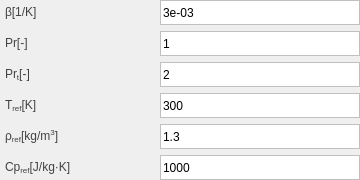
            <widget class="QWidget" name="widget" native="true">
             <layout class="QGridLayout" name="gridLayout">
              <property name="leftMargin">
               <number>0</number>
              </property>
              <property name="topMargin">
               <number>0</number>
              </property>
              <property name="rightMargin">
               <number>0</number>
              </property>
              <property name="bottomMargin">
               <number>0</number>
              </property>
              <item row="0" column="0">
               <layout class="QVBoxLayout" name="verticalLayout">
                <item>
                 <layout class="QHBoxLayout" name="horizontalLayout_6">
                  <property name="spacing">
                   <number>0</number>
                  </property>
                  <item>
                   <widget class="QLabel" name="label_6">
                    <property name="minimumSize">
                     <size>
                      <width>120</width>
                      <height>25</height>
                     </size>
                    </property>
                    <property name="maximumSize">
                     <size>
                      <width>120</width>
                      <height>25</height>
                     </size>
                    </property>
                    <property name="styleSheet">
                     <string notr="true">QLabel {
    font-family: 'Arial'; /* 字体 */
    font-size: 9pt;       /* 字体大小 */
    color: rgb(66, 66, 66);  
    padding: 2px; 
}</string>
                    </property>
                    <property name="text">
                     <string>&lt;html&gt;&lt;head/&gt;&lt;body&gt;&lt;p&gt;β[1/K]&lt;/p&gt;&lt;/body&gt;&lt;/html&gt;</string>
                    </property>
                   </widget>
                  </item>
                  <item>
                   <spacer name="horizontalSpacer_6">
                    <property name="orientation">
                     <enum>Qt::Horizontal</enum>
                    </property>
                    <property name="sizeHint" stdset="0">
                     <size>
                      <width>40</width>
                      <height>20</height>
                     </size>
                    </property>
                   </spacer>
                  </item>
                  <item>
                   <widget class="QLineEdit" name="lineEdit_2">
                    <property name="minimumSize">
                     <size>
                      <width>200</width>
                      <height>25</height>
                     </size>
                    </property>
                    <property name="maximumSize">
                     <size>
                      <width>200</width>
                      <height>25</height>
                     </size>
                    </property>
                    <property name="styleSheet">
                     <string notr="true">QLineEdit {
    border: 1px solid rgb(192, 192, 192); /* 默认边框颜色 */
}
QLineEdit:focus {
    border: 1px solid rgb(50, 170, 233); /* 焦点时的边框颜色 */
    outline: none;                       /* 移除默认虚线框 */
}</string>
                    </property>
                    <property name="text">
                     <string>3e-03</string>
                    </property>
                   </widget>
                  </item>
                 </layout>
                </item>
                <item>
                 <layout class="QHBoxLayout" name="horizontalLayout_7">
                  <property name="spacing">
                   <number>0</number>
                  </property>
                  <item>
                   <widget class="QLabel" name="label_7">
                    <property name="minimumSize">
                     <size>
                      <width>120</width>
                      <height>25</height>
                     </size>
                    </property>
                    <property name="maximumSize">
                     <size>
                      <width>120</width>
                      <height>25</height>
                     </size>
                    </property>
                    <property name="styleSheet">
                     <string notr="true">QLabel {
    font-family: 'Arial'; /* 字体 */
    font-size: 9pt;       /* 字体大小 */
    color: rgb(66, 66, 66);  
    padding: 2px; 
}</string>
                    </property>
                    <property name="text">
                     <string>&lt;html&gt;&lt;head/&gt;&lt;body&gt;&lt;p&gt;Pr[-]&lt;/p&gt;&lt;/body&gt;&lt;/html&gt;</string>
                    </property>
                   </widget>
                  </item>
                  <item>
                   <spacer name="horizontalSpacer_7">
                    <property name="orientation">
                     <enum>Qt::Horizontal</enum>
                    </property>
                    <property name="sizeHint" stdset="0">
                     <size>
                      <width>40</width>
                      <height>20</height>
                     </size>
                    </property>
                   </spacer>
                  </item>
                  <item>
                   <widget class="QLineEdit" name="lineEdit_3">
                    <property name="minimumSize">
                     <size>
                      <width>200</width>
                      <height>25</height>
                     </size>
                    </property>
                    <property name="maximumSize">
                     <size>
                      <width>200</width>
                      <height>25</height>
                     </size>
                    </property>
                    <property name="styleSheet">
                     <string notr="true">QLineEdit {
    border: 1px solid rgb(192, 192, 192); /* 默认边框颜色 */
}
QLineEdit:focus {
    border: 1px solid rgb(50, 170, 233); /* 焦点时的边框颜色 */
    outline: none;                       /* 移除默认虚线框 */
}</string>
                    </property>
                    <property name="text">
                     <string>1</string>
                    </property>
                   </widget>
                  </item>
                 </layout>
                </item>
                <item>
                 <layout class="QHBoxLayout" name="horizontalLayout_8">
                  <property name="spacing">
                   <number>0</number>
                  </property>
                  <item>
                   <widget class="QLabel" name="label_8">
                    <property name="minimumSize">
                     <size>
                      <width>120</width>
                      <height>25</height>
                     </size>
                    </property>
                    <property name="maximumSize">
                     <size>
                      <width>120</width>
                      <height>25</height>
                     </size>
                    </property>
                    <property name="styleSheet">
                     <string notr="true">QLabel {
    font-family: 'Arial'; /* 字体 */
    font-size: 9pt;       /* 字体大小 */
    color: rgb(66, 66, 66);  
    padding: 2px; 
}</string>
                    </property>
                    <property name="text">
                     <string>&lt;html&gt;&lt;head/&gt;&lt;body&gt;&lt;p&gt;Pr&lt;span style=&quot; vertical-align:sub;&quot;&gt;t&lt;/span&gt;[-]&lt;/p&gt;&lt;/body&gt;&lt;/html&gt;</string>
                    </property>
                   </widget>
                  </item>
                  <item>
                   <spacer name="horizontalSpacer_8">
                    <property name="orientation">
                     <enum>Qt::Horizontal</enum>
                    </property>
                    <property name="sizeHint" stdset="0">
                     <size>
                      <width>40</width>
                      <height>20</height>
                     </size>
                    </property>
                   </spacer>
                  </item>
                  <item>
                   <widget class="QLineEdit" name="lineEdit_4">
                    <property name="minimumSize">
                     <size>
                      <width>200</width>
                      <height>25</height>
                     </size>
                    </property>
                    <property name="maximumSize">
                     <size>
                      <width>200</width>
                      <height>25</height>
                     </size>
                    </property>
                    <property name="styleSheet">
                     <string notr="true">QLineEdit {
    border: 1px solid rgb(192, 192, 192); /* 默认边框颜色 */
}
QLineEdit:focus {
    border: 1px solid rgb(50, 170, 233); /* 焦点时的边框颜色 */
    outline: none;                       /* 移除默认虚线框 */
}</string>
                    </property>
                    <property name="text">
                     <string>2</string>
                    </property>
                   </widget>
                  </item>
                 </layout>
                </item>
                <item>
                 <layout class="QHBoxLayout" name="horizontalLayout_9">
                  <property name="spacing">
                   <number>0</number>
                  </property>
                  <item>
                   <widget class="QLabel" name="label_9">
                    <property name="minimumSize">
                     <size>
                      <width>120</width>
                      <height>25</height>
                     </size>
                    </property>
                    <property name="maximumSize">
                     <size>
                      <width>120</width>
                      <height>25</height>
                     </size>
                    </property>
                    <property name="styleSheet">
                     <string notr="true">QLabel {
    font-family: 'Arial'; /* 字体 */
    font-size: 9pt;       /* 字体大小 */
    color: rgb(66, 66, 66);  
    padding: 2px; 
}</string>
                    </property>
                    <property name="text">
                     <string>&lt;html&gt;&lt;head/&gt;&lt;body&gt;&lt;p&gt;T&lt;span style=&quot; vertical-align:sub;&quot;&gt;ref&lt;/span&gt;[K]&lt;/p&gt;&lt;/body&gt;&lt;/html&gt;</string>
                    </property>
                   </widget>
                  </item>
                  <item>
                   <spacer name="horizontalSpacer_9">
                    <property name="orientation">
                     <enum>Qt::Horizontal</enum>
                    </property>
                    <property name="sizeHint" stdset="0">
                     <size>
                      <width>40</width>
                      <height>20</height>
                     </size>
                    </property>
                   </spacer>
                  </item>
                  <item>
                   <widget class="QLineEdit" name="lineEdit_5">
                    <property name="minimumSize">
                     <size>
                      <width>200</width>
                      <height>25</height>
                     </size>
                    </property>
                    <property name="maximumSize">
                     <size>
                      <width>200</width>
                      <height>25</height>
                     </size>
                    </property>
                    <property name="styleSheet">
                     <string notr="true">QLineEdit {
    border: 1px solid rgb(192, 192, 192); /* 默认边框颜色 */
}
QLineEdit:focus {
    border: 1px solid rgb(50, 170, 233); /* 焦点时的边框颜色 */
    outline: none;                       /* 移除默认虚线框 */
}</string>
                    </property>
                    <property name="text">
                     <string>300</string>
                    </property>
                   </widget>
                  </item>
                 </layout>
                </item>
                <item>
                 <layout class="QHBoxLayout" name="horizontalLayout_10">
                  <property name="spacing">
                   <number>0</number>
                  </property>
                  <item>
                   <widget class="QLabel" name="label_10">
                    <property name="minimumSize">
                     <size>
                      <width>120</width>
                      <height>25</height>
                     </size>
                    </property>
                    <property name="maximumSize">
                     <size>
                      <width>120</width>
                      <height>25</height>
                     </size>
                    </property>
                    <property name="styleSheet">
                     <string notr="true">QLabel {
    font-family: 'Arial'; /* 字体 */
    font-size: 9pt;       /* 字体大小 */
    color: rgb(66, 66, 66);  
    padding: 2px; 
}</string>
                    </property>
                    <property name="text">
                     <string>&lt;html&gt;&lt;head/&gt;&lt;body&gt;&lt;p&gt;ρ&lt;span style=&quot; vertical-align:sub;&quot;&gt;ref&lt;/span&gt;[kg/m&lt;span style=&quot; vertical-align:super;&quot;&gt;3&lt;/span&gt;]&lt;/p&gt;&lt;/body&gt;&lt;/html&gt;</string>
                    </property>
                   </widget>
                  </item>
                  <item>
                   <spacer name="horizontalSpacer_10">
                    <property name="orientation">
                     <enum>Qt::Horizontal</enum>
                    </property>
                    <property name="sizeHint" stdset="0">
                     <size>
                      <width>40</width>
                      <height>20</height>
                     </size>
                    </property>
                   </spacer>
                  </item>
                  <item>
                   <widget class="QLineEdit" name="lineEdit_6">
                    <property name="minimumSize">
                     <size>
                      <width>200</width>
                      <height>25</height>
                     </size>
                    </property>
                    <property name="maximumSize">
                     <size>
                      <width>200</width>
                      <height>25</height>
                     </size>
                    </property>
                    <property name="styleSheet">
                     <string notr="true">QLineEdit {
    border: 1px solid rgb(192, 192, 192); /* 默认边框颜色 */
}
QLineEdit:focus {
    border: 1px solid rgb(50, 170, 233); /* 焦点时的边框颜色 */
    outline: none;                       /* 移除默认虚线框 */
}</string>
                    </property>
                    <property name="text">
                     <string>1.3</string>
                    </property>
                   </widget>
                  </item>
                 </layout>
                </item>
                <item>
                 <layout class="QHBoxLayout" name="horizontalLayout_11">
                  <property name="spacing">
                   <number>0</number>
                  </property>
                  <item>
                   <widget class="QLabel" name="label_11">
                    <property name="minimumSize">
                     <size>
                      <width>120</width>
                      <height>25</height>
                     </size>
                    </property>
                    <property name="maximumSize">
                     <size>
                      <width>120</width>
                      <height>25</height>
                     </size>
                    </property>
                    <property name="styleSheet">
                     <string notr="true">QLabel {
    font-family: 'Arial'; /* 字体 */
    font-size: 9pt;       /* 字体大小 */
    color: rgb(66, 66, 66);  
    padding: 2px; 
}</string>
                    </property>
                    <property name="text">
                     <string>&lt;html&gt;&lt;head/&gt;&lt;body&gt;&lt;p&gt;Cp&lt;span style=&quot; vertical-align:sub;&quot;&gt;ref&lt;/span&gt;[J/kg·K]&lt;/p&gt;&lt;/body&gt;&lt;/html&gt;</string>
                    </property>
                   </widget>
                  </item>
                  <item>
                   <spacer name="horizontalSpacer_11">
                    <property name="orientation">
                     <enum>Qt::Horizontal</enum>
                    </property>
                    <property name="sizeHint" stdset="0">
                     <size>
                      <width>40</width>
                      <height>20</height>
                     </size>
                    </property>
                   </spacer>
                  </item>
                  <item>
                   <widget class="QLineEdit" name="lineEdit_7">
                    <property name="minimumSize">
                     <size>
                      <width>200</width>
                      <height>25</height>
                     </size>
                    </property>
                    <property name="maximumSize">
                     <size>
                      <width>200</width>
                      <height>25</height>
                     </size>
                    </property>
                    <property name="styleSheet">
                     <string notr="true">QLineEdit {
    border: 1px solid rgb(192, 192, 192); /* 默认边框颜色 */
}
QLineEdit:focus {
    border: 1px solid rgb(50, 170, 233); /* 焦点时的边框颜色 */
    outline: none;                       /* 移除默认虚线框 */
}</string>
                    </property>
                    <property name="text">
                     <string>1000</string>
                    </property>
                   </widget>
                  </item>
                 </layout>
                </item>
               </layout>
              </item>
             </layout>
            </widget>
